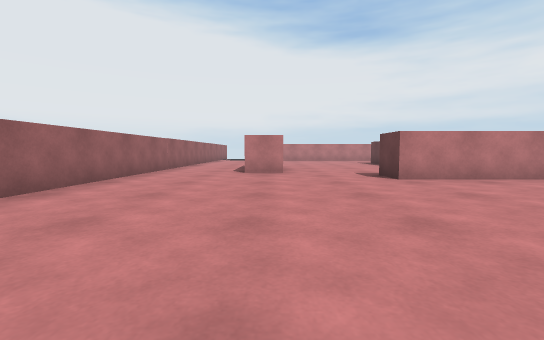
view 1 (above)

19 first-person views from a walk through a scene from a Unity 3-D project. The camera is 0.57 m above the floor, tilts 4° down and sees 90° across. The floor is counted in squares, 1 m on a side. Each view is taken from the middle of a square. On the plan, view 1 faces up. The plan holds only what a view shows up to about 9 squares ahead; the rest is blank.

view 2
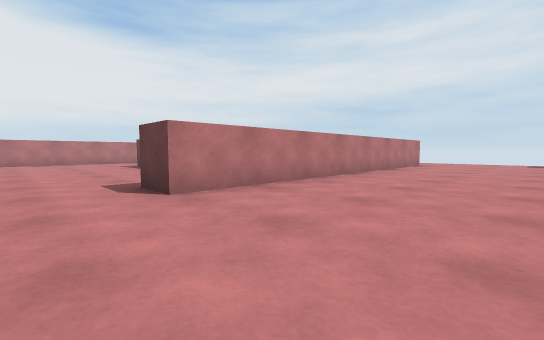

view 3
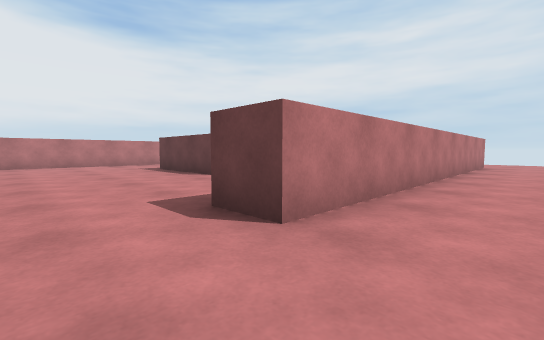

view 4
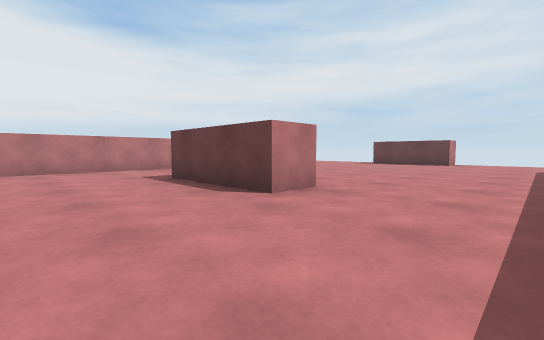

view 5
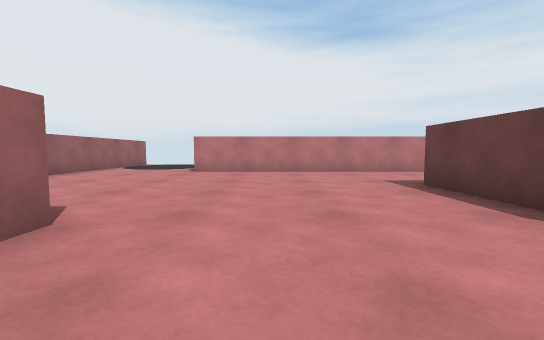

view 6
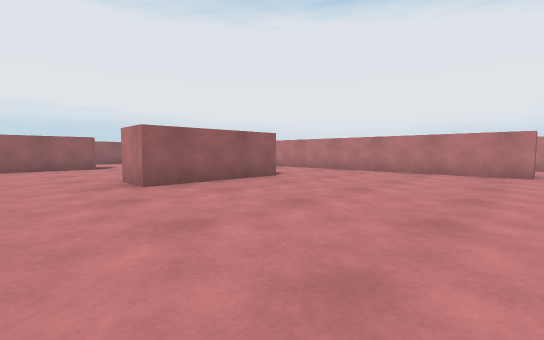

view 7
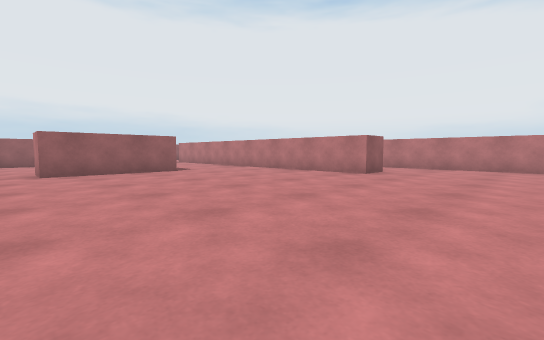

view 8
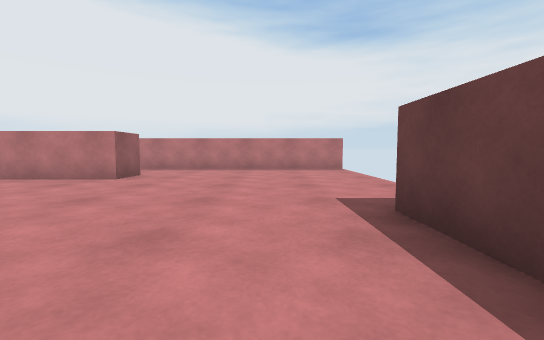

view 9
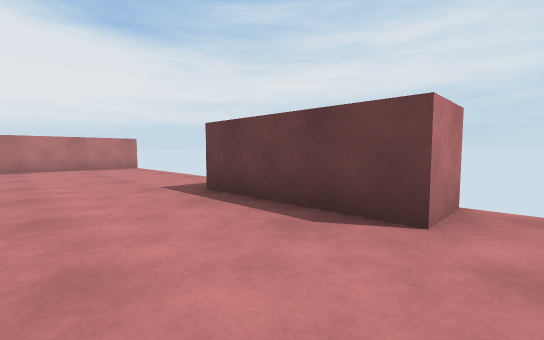

view 10
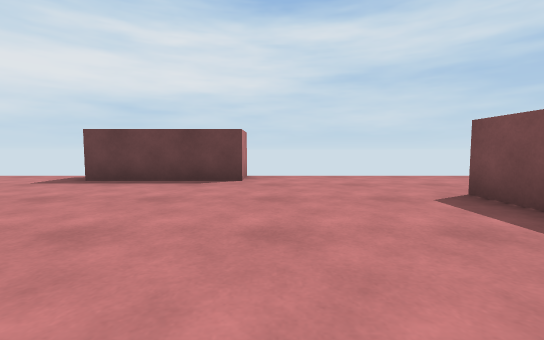

view 11
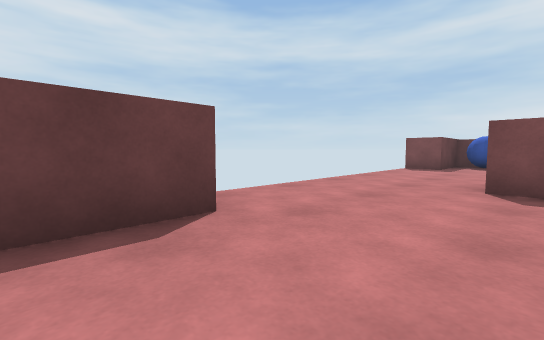

view 12
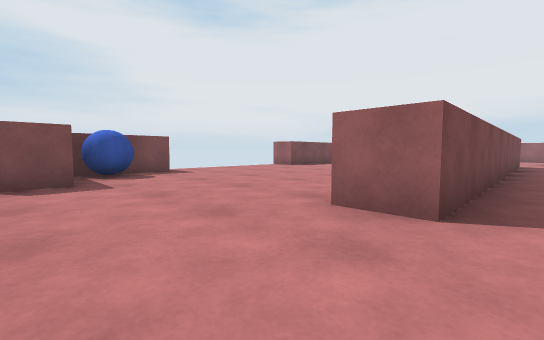

view 13
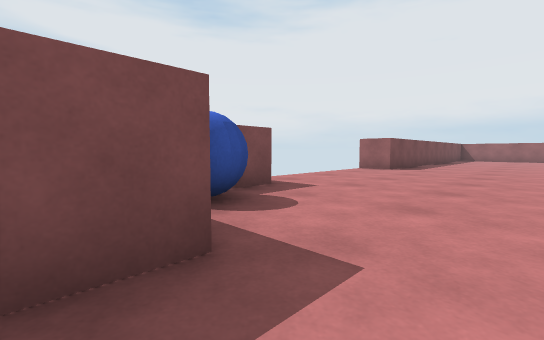

view 14
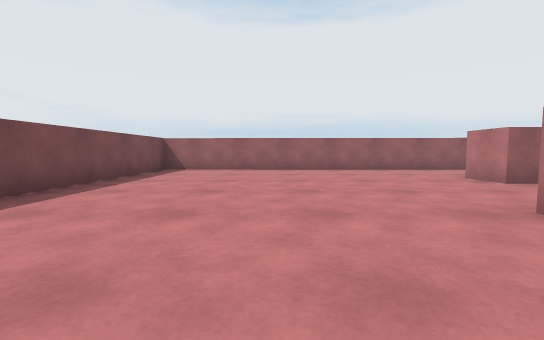

view 15
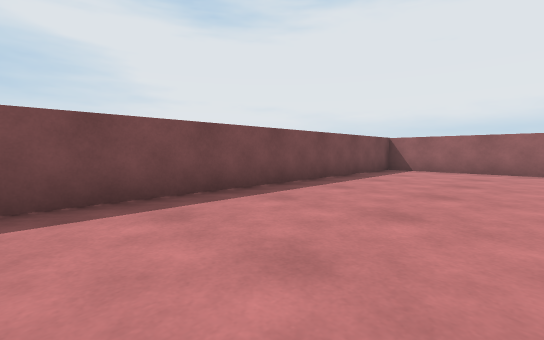

view 16
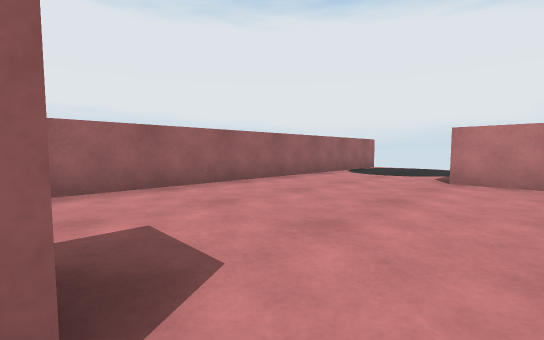

view 17
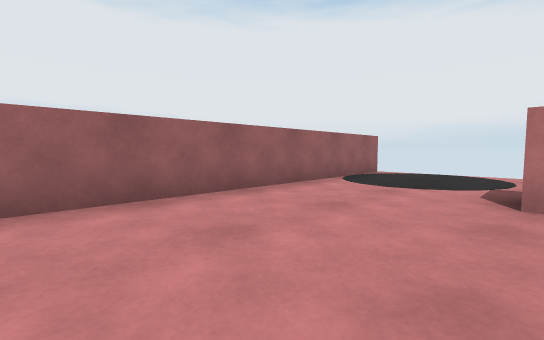

view 18
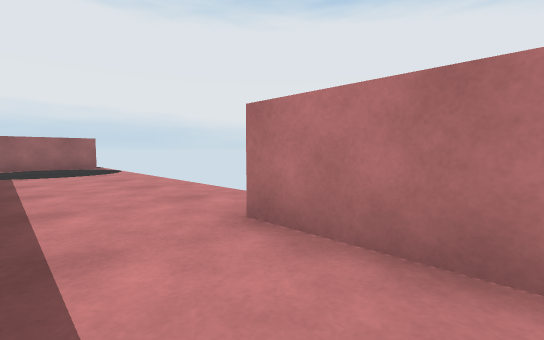

view 19
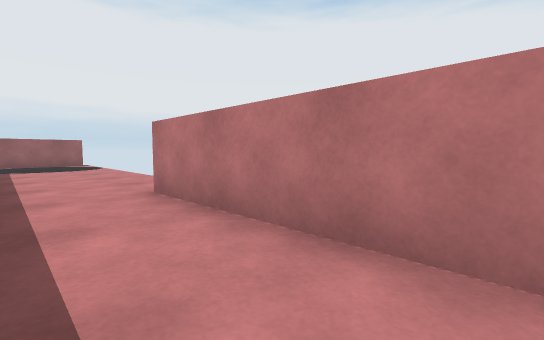

### Floor plan
Points are (right, up) in squares from view 1. A wall is a line through its corners. A room is listed if a view was taken in it or the views show most of it. See-through windows are left out.
Room 1 (views 1, 2, 3, 4, 5, 6, 7, 8, 9, 10, 11, 12, 13, 14, 15, 16, 17, 18, 19)
walls: (5.6, 12.6) (5.6, 9.6) (4.6, 9.6) (4.6, 12.6); (2.5, 6.4) (12.5, 6.4) (12.5, 5.4) (2.5, 5.4) (2.5, 6.4); (0.3, 10.1) (0.3, 7.1) (-0.8, 7.1); (9.9, 16.5) (9.9, 15.4) (-0.2, 15.4); (15.2, 9.6) (14.2, 9.6) (14.2, 12.6); (11.6, -0.3) (13.9, -0.3); (14.2, 0.4) (14.2, 1.7) (15.2, 1.7); (15.2, 18.5) (5.1, 18.5); (-3.2, 19.2) (-3.3, -0.3) (6.6, -0.3) (6.6, -1.4)
ways out: gap at (15, 19)
objects: blue ball (13, 0)

Where each view was taken, in squares from view 1:
view 1: 0 up, 0 right, facing up
view 2: 2 up, 1 right, facing up-right
view 3: 4 up, 1 right, facing up-right
view 4: 7 up, 2 right, facing up-right
view 5: 8 up, 2 right, facing up
view 6: 8 up, 10 right, facing up-left
view 7: 9 up, 13 right, facing up-left
view 8: 10 up, 13 right, facing up
view 9: 9 up, 12 right, facing up-right
view 10: 9 up, 9 right, facing right
view 11: 11 up, 12 right, facing down-right
view 12: 7 up, 15 right, facing down-left
view 13: 3 up, 15 right, facing down-left
view 14: 3 up, 5 right, facing left
view 15: 3 up, 5 right, facing down-left
view 16: 10 up, 1 right, facing up-left
view 17: 12 up, 0 right, facing up-left
view 18: 17 up, 7 right, facing up-left
view 19: 17 up, 9 right, facing up-left
